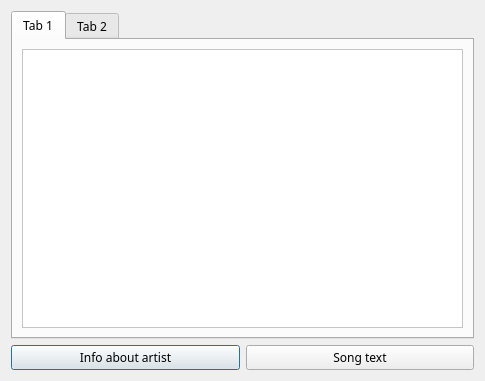
<?xml version="1.0" encoding="UTF-8"?>
<ui version="4.0">
 <class>SongDialog</class>
 <widget class="QDialog" name="SongDialog">
  <property name="geometry">
   <rect>
    <x>0</x>
    <y>0</y>
    <width>485</width>
    <height>381</height>
   </rect>
  </property>
  <property name="font">
   <font>
    <family>Quartz MS</family>
   </font>
  </property>
  <property name="windowTitle">
   <string>Informacje</string>
  </property>
  <property name="windowOpacity">
   <double>0.900000000000000</double>
  </property>
  <layout class="QGridLayout" name="gridLayout">
   <item row="0" column="0">
    <widget class="QTabWidget" name="tabWidget">
     <property name="currentIndex">
      <number>0</number>
     </property>
     <widget class="QWidget" name="tab">
      <attribute name="title">
       <string>Tab 1</string>
      </attribute>
      <layout class="QGridLayout" name="gridLayout_2">
       <item row="0" column="0">
        <widget class="QListWidget" name="listWidget">
         <property name="palette">
          <palette>
           <active>
            <colorrole role="WindowText">
             <brush brushstyle="SolidPattern">
              <color alpha="255">
               <red>0</red>
               <green>0</green>
               <blue>0</blue>
              </color>
             </brush>
            </colorrole>
            <colorrole role="Button">
             <brush brushstyle="SolidPattern">
              <color alpha="255">
               <red>255</red>
               <green>255</green>
               <blue>255</blue>
              </color>
             </brush>
            </colorrole>
            <colorrole role="Light">
             <brush brushstyle="SolidPattern">
              <color alpha="255">
               <red>255</red>
               <green>255</green>
               <blue>255</blue>
              </color>
             </brush>
            </colorrole>
            <colorrole role="Midlight">
             <brush brushstyle="SolidPattern">
              <color alpha="255">
               <red>255</red>
               <green>255</green>
               <blue>255</blue>
              </color>
             </brush>
            </colorrole>
            <colorrole role="Dark">
             <brush brushstyle="SolidPattern">
              <color alpha="255">
               <red>127</red>
               <green>127</green>
               <blue>127</blue>
              </color>
             </brush>
            </colorrole>
            <colorrole role="Mid">
             <brush brushstyle="SolidPattern">
              <color alpha="255">
               <red>170</red>
               <green>170</green>
               <blue>170</blue>
              </color>
             </brush>
            </colorrole>
            <colorrole role="Text">
             <brush brushstyle="SolidPattern">
              <color alpha="255">
               <red>0</red>
               <green>0</green>
               <blue>0</blue>
              </color>
             </brush>
            </colorrole>
            <colorrole role="BrightText">
             <brush brushstyle="SolidPattern">
              <color alpha="255">
               <red>255</red>
               <green>255</green>
               <blue>255</blue>
              </color>
             </brush>
            </colorrole>
            <colorrole role="ButtonText">
             <brush brushstyle="SolidPattern">
              <color alpha="255">
               <red>0</red>
               <green>0</green>
               <blue>0</blue>
              </color>
             </brush>
            </colorrole>
            <colorrole role="Base">
             <brush brushstyle="SolidPattern">
              <color alpha="255">
               <red>255</red>
               <green>255</green>
               <blue>255</blue>
              </color>
             </brush>
            </colorrole>
            <colorrole role="Window">
             <brush brushstyle="SolidPattern">
              <color alpha="255">
               <red>255</red>
               <green>255</green>
               <blue>255</blue>
              </color>
             </brush>
            </colorrole>
            <colorrole role="Shadow">
             <brush brushstyle="SolidPattern">
              <color alpha="255">
               <red>0</red>
               <green>0</green>
               <blue>0</blue>
              </color>
             </brush>
            </colorrole>
            <colorrole role="AlternateBase">
             <brush brushstyle="SolidPattern">
              <color alpha="255">
               <red>255</red>
               <green>255</green>
               <blue>255</blue>
              </color>
             </brush>
            </colorrole>
            <colorrole role="ToolTipBase">
             <brush brushstyle="SolidPattern">
              <color alpha="255">
               <red>255</red>
               <green>255</green>
               <blue>220</blue>
              </color>
             </brush>
            </colorrole>
            <colorrole role="ToolTipText">
             <brush brushstyle="SolidPattern">
              <color alpha="255">
               <red>0</red>
               <green>0</green>
               <blue>0</blue>
              </color>
             </brush>
            </colorrole>
           </active>
           <inactive>
            <colorrole role="WindowText">
             <brush brushstyle="SolidPattern">
              <color alpha="255">
               <red>0</red>
               <green>0</green>
               <blue>0</blue>
              </color>
             </brush>
            </colorrole>
            <colorrole role="Button">
             <brush brushstyle="SolidPattern">
              <color alpha="255">
               <red>255</red>
               <green>255</green>
               <blue>255</blue>
              </color>
             </brush>
            </colorrole>
            <colorrole role="Light">
             <brush brushstyle="SolidPattern">
              <color alpha="255">
               <red>255</red>
               <green>255</green>
               <blue>255</blue>
              </color>
             </brush>
            </colorrole>
            <colorrole role="Midlight">
             <brush brushstyle="SolidPattern">
              <color alpha="255">
               <red>255</red>
               <green>255</green>
               <blue>255</blue>
              </color>
             </brush>
            </colorrole>
            <colorrole role="Dark">
             <brush brushstyle="SolidPattern">
              <color alpha="255">
               <red>127</red>
               <green>127</green>
               <blue>127</blue>
              </color>
             </brush>
            </colorrole>
            <colorrole role="Mid">
             <brush brushstyle="SolidPattern">
              <color alpha="255">
               <red>170</red>
               <green>170</green>
               <blue>170</blue>
              </color>
             </brush>
            </colorrole>
            <colorrole role="Text">
             <brush brushstyle="SolidPattern">
              <color alpha="255">
               <red>0</red>
               <green>0</green>
               <blue>0</blue>
              </color>
             </brush>
            </colorrole>
            <colorrole role="BrightText">
             <brush brushstyle="SolidPattern">
              <color alpha="255">
               <red>255</red>
               <green>255</green>
               <blue>255</blue>
              </color>
             </brush>
            </colorrole>
            <colorrole role="ButtonText">
             <brush brushstyle="SolidPattern">
              <color alpha="255">
               <red>0</red>
               <green>0</green>
               <blue>0</blue>
              </color>
             </brush>
            </colorrole>
            <colorrole role="Base">
             <brush brushstyle="SolidPattern">
              <color alpha="255">
               <red>255</red>
               <green>255</green>
               <blue>255</blue>
              </color>
             </brush>
            </colorrole>
            <colorrole role="Window">
             <brush brushstyle="SolidPattern">
              <color alpha="255">
               <red>255</red>
               <green>255</green>
               <blue>255</blue>
              </color>
             </brush>
            </colorrole>
            <colorrole role="Shadow">
             <brush brushstyle="SolidPattern">
              <color alpha="255">
               <red>0</red>
               <green>0</green>
               <blue>0</blue>
              </color>
             </brush>
            </colorrole>
            <colorrole role="AlternateBase">
             <brush brushstyle="SolidPattern">
              <color alpha="255">
               <red>255</red>
               <green>255</green>
               <blue>255</blue>
              </color>
             </brush>
            </colorrole>
            <colorrole role="ToolTipBase">
             <brush brushstyle="SolidPattern">
              <color alpha="255">
               <red>255</red>
               <green>255</green>
               <blue>220</blue>
              </color>
             </brush>
            </colorrole>
            <colorrole role="ToolTipText">
             <brush brushstyle="SolidPattern">
              <color alpha="255">
               <red>0</red>
               <green>0</green>
               <blue>0</blue>
              </color>
             </brush>
            </colorrole>
           </inactive>
           <disabled>
            <colorrole role="WindowText">
             <brush brushstyle="SolidPattern">
              <color alpha="255">
               <red>127</red>
               <green>127</green>
               <blue>127</blue>
              </color>
             </brush>
            </colorrole>
            <colorrole role="Button">
             <brush brushstyle="SolidPattern">
              <color alpha="255">
               <red>255</red>
               <green>255</green>
               <blue>255</blue>
              </color>
             </brush>
            </colorrole>
            <colorrole role="Light">
             <brush brushstyle="SolidPattern">
              <color alpha="255">
               <red>255</red>
               <green>255</green>
               <blue>255</blue>
              </color>
             </brush>
            </colorrole>
            <colorrole role="Midlight">
             <brush brushstyle="SolidPattern">
              <color alpha="255">
               <red>255</red>
               <green>255</green>
               <blue>255</blue>
              </color>
             </brush>
            </colorrole>
            <colorrole role="Dark">
             <brush brushstyle="SolidPattern">
              <color alpha="255">
               <red>127</red>
               <green>127</green>
               <blue>127</blue>
              </color>
             </brush>
            </colorrole>
            <colorrole role="Mid">
             <brush brushstyle="SolidPattern">
              <color alpha="255">
               <red>170</red>
               <green>170</green>
               <blue>170</blue>
              </color>
             </brush>
            </colorrole>
            <colorrole role="Text">
             <brush brushstyle="SolidPattern">
              <color alpha="255">
               <red>127</red>
               <green>127</green>
               <blue>127</blue>
              </color>
             </brush>
            </colorrole>
            <colorrole role="BrightText">
             <brush brushstyle="SolidPattern">
              <color alpha="255">
               <red>255</red>
               <green>255</green>
               <blue>255</blue>
              </color>
             </brush>
            </colorrole>
            <colorrole role="ButtonText">
             <brush brushstyle="SolidPattern">
              <color alpha="255">
               <red>127</red>
               <green>127</green>
               <blue>127</blue>
              </color>
             </brush>
            </colorrole>
            <colorrole role="Base">
             <brush brushstyle="SolidPattern">
              <color alpha="255">
               <red>255</red>
               <green>255</green>
               <blue>255</blue>
              </color>
             </brush>
            </colorrole>
            <colorrole role="Window">
             <brush brushstyle="SolidPattern">
              <color alpha="255">
               <red>255</red>
               <green>255</green>
               <blue>255</blue>
              </color>
             </brush>
            </colorrole>
            <colorrole role="Shadow">
             <brush brushstyle="SolidPattern">
              <color alpha="255">
               <red>0</red>
               <green>0</green>
               <blue>0</blue>
              </color>
             </brush>
            </colorrole>
            <colorrole role="AlternateBase">
             <brush brushstyle="SolidPattern">
              <color alpha="255">
               <red>255</red>
               <green>255</green>
               <blue>255</blue>
              </color>
             </brush>
            </colorrole>
            <colorrole role="ToolTipBase">
             <brush brushstyle="SolidPattern">
              <color alpha="255">
               <red>255</red>
               <green>255</green>
               <blue>220</blue>
              </color>
             </brush>
            </colorrole>
            <colorrole role="ToolTipText">
             <brush brushstyle="SolidPattern">
              <color alpha="255">
               <red>0</red>
               <green>0</green>
               <blue>0</blue>
              </color>
             </brush>
            </colorrole>
           </disabled>
          </palette>
         </property>
         <property name="acceptDrops">
          <bool>false</bool>
         </property>
        </widget>
       </item>
      </layout>
     </widget>
     <widget class="QWidget" name="tab_2">
      <attribute name="title">
       <string>Tab 2</string>
      </attribute>
      <layout class="QGridLayout" name="gridLayout_3">
       <item row="0" column="0">
        <widget class="QListWidget" name="listWidget_2">
         <property name="palette">
          <palette>
           <active>
            <colorrole role="WindowText">
             <brush brushstyle="SolidPattern">
              <color alpha="255">
               <red>0</red>
               <green>0</green>
               <blue>0</blue>
              </color>
             </brush>
            </colorrole>
            <colorrole role="Button">
             <brush brushstyle="SolidPattern">
              <color alpha="255">
               <red>255</red>
               <green>255</green>
               <blue>255</blue>
              </color>
             </brush>
            </colorrole>
            <colorrole role="Light">
             <brush brushstyle="SolidPattern">
              <color alpha="255">
               <red>255</red>
               <green>255</green>
               <blue>255</blue>
              </color>
             </brush>
            </colorrole>
            <colorrole role="Midlight">
             <brush brushstyle="SolidPattern">
              <color alpha="255">
               <red>255</red>
               <green>255</green>
               <blue>255</blue>
              </color>
             </brush>
            </colorrole>
            <colorrole role="Dark">
             <brush brushstyle="SolidPattern">
              <color alpha="255">
               <red>127</red>
               <green>127</green>
               <blue>127</blue>
              </color>
             </brush>
            </colorrole>
            <colorrole role="Mid">
             <brush brushstyle="SolidPattern">
              <color alpha="255">
               <red>170</red>
               <green>170</green>
               <blue>170</blue>
              </color>
             </brush>
            </colorrole>
            <colorrole role="Text">
             <brush brushstyle="SolidPattern">
              <color alpha="255">
               <red>0</red>
               <green>0</green>
               <blue>0</blue>
              </color>
             </brush>
            </colorrole>
            <colorrole role="BrightText">
             <brush brushstyle="SolidPattern">
              <color alpha="255">
               <red>255</red>
               <green>255</green>
               <blue>255</blue>
              </color>
             </brush>
            </colorrole>
            <colorrole role="ButtonText">
             <brush brushstyle="SolidPattern">
              <color alpha="255">
               <red>0</red>
               <green>0</green>
               <blue>0</blue>
              </color>
             </brush>
            </colorrole>
            <colorrole role="Base">
             <brush brushstyle="SolidPattern">
              <color alpha="255">
               <red>255</red>
               <green>255</green>
               <blue>255</blue>
              </color>
             </brush>
            </colorrole>
            <colorrole role="Window">
             <brush brushstyle="SolidPattern">
              <color alpha="255">
               <red>255</red>
               <green>255</green>
               <blue>255</blue>
              </color>
             </brush>
            </colorrole>
            <colorrole role="Shadow">
             <brush brushstyle="SolidPattern">
              <color alpha="255">
               <red>0</red>
               <green>0</green>
               <blue>0</blue>
              </color>
             </brush>
            </colorrole>
            <colorrole role="AlternateBase">
             <brush brushstyle="SolidPattern">
              <color alpha="255">
               <red>255</red>
               <green>255</green>
               <blue>255</blue>
              </color>
             </brush>
            </colorrole>
            <colorrole role="ToolTipBase">
             <brush brushstyle="SolidPattern">
              <color alpha="255">
               <red>255</red>
               <green>255</green>
               <blue>220</blue>
              </color>
             </brush>
            </colorrole>
            <colorrole role="ToolTipText">
             <brush brushstyle="SolidPattern">
              <color alpha="255">
               <red>0</red>
               <green>0</green>
               <blue>0</blue>
              </color>
             </brush>
            </colorrole>
           </active>
           <inactive>
            <colorrole role="WindowText">
             <brush brushstyle="SolidPattern">
              <color alpha="255">
               <red>0</red>
               <green>0</green>
               <blue>0</blue>
              </color>
             </brush>
            </colorrole>
            <colorrole role="Button">
             <brush brushstyle="SolidPattern">
              <color alpha="255">
               <red>255</red>
               <green>255</green>
               <blue>255</blue>
              </color>
             </brush>
            </colorrole>
            <colorrole role="Light">
             <brush brushstyle="SolidPattern">
              <color alpha="255">
               <red>255</red>
               <green>255</green>
               <blue>255</blue>
              </color>
             </brush>
            </colorrole>
            <colorrole role="Midlight">
             <brush brushstyle="SolidPattern">
              <color alpha="255">
               <red>255</red>
               <green>255</green>
               <blue>255</blue>
              </color>
             </brush>
            </colorrole>
            <colorrole role="Dark">
             <brush brushstyle="SolidPattern">
              <color alpha="255">
               <red>127</red>
               <green>127</green>
               <blue>127</blue>
              </color>
             </brush>
            </colorrole>
            <colorrole role="Mid">
             <brush brushstyle="SolidPattern">
              <color alpha="255">
               <red>170</red>
               <green>170</green>
               <blue>170</blue>
              </color>
             </brush>
            </colorrole>
            <colorrole role="Text">
             <brush brushstyle="SolidPattern">
              <color alpha="255">
               <red>0</red>
               <green>0</green>
               <blue>0</blue>
              </color>
             </brush>
            </colorrole>
            <colorrole role="BrightText">
             <brush brushstyle="SolidPattern">
              <color alpha="255">
               <red>255</red>
               <green>255</green>
               <blue>255</blue>
              </color>
             </brush>
            </colorrole>
            <colorrole role="ButtonText">
             <brush brushstyle="SolidPattern">
              <color alpha="255">
               <red>0</red>
               <green>0</green>
               <blue>0</blue>
              </color>
             </brush>
            </colorrole>
            <colorrole role="Base">
             <brush brushstyle="SolidPattern">
              <color alpha="255">
               <red>255</red>
               <green>255</green>
               <blue>255</blue>
              </color>
             </brush>
            </colorrole>
            <colorrole role="Window">
             <brush brushstyle="SolidPattern">
              <color alpha="255">
               <red>255</red>
               <green>255</green>
               <blue>255</blue>
              </color>
             </brush>
            </colorrole>
            <colorrole role="Shadow">
             <brush brushstyle="SolidPattern">
              <color alpha="255">
               <red>0</red>
               <green>0</green>
               <blue>0</blue>
              </color>
             </brush>
            </colorrole>
            <colorrole role="AlternateBase">
             <brush brushstyle="SolidPattern">
              <color alpha="255">
               <red>255</red>
               <green>255</green>
               <blue>255</blue>
              </color>
             </brush>
            </colorrole>
            <colorrole role="ToolTipBase">
             <brush brushstyle="SolidPattern">
              <color alpha="255">
               <red>255</red>
               <green>255</green>
               <blue>220</blue>
              </color>
             </brush>
            </colorrole>
            <colorrole role="ToolTipText">
             <brush brushstyle="SolidPattern">
              <color alpha="255">
               <red>0</red>
               <green>0</green>
               <blue>0</blue>
              </color>
             </brush>
            </colorrole>
           </inactive>
           <disabled>
            <colorrole role="WindowText">
             <brush brushstyle="SolidPattern">
              <color alpha="255">
               <red>127</red>
               <green>127</green>
               <blue>127</blue>
              </color>
             </brush>
            </colorrole>
            <colorrole role="Button">
             <brush brushstyle="SolidPattern">
              <color alpha="255">
               <red>255</red>
               <green>255</green>
               <blue>255</blue>
              </color>
             </brush>
            </colorrole>
            <colorrole role="Light">
             <brush brushstyle="SolidPattern">
              <color alpha="255">
               <red>255</red>
               <green>255</green>
               <blue>255</blue>
              </color>
             </brush>
            </colorrole>
            <colorrole role="Midlight">
             <brush brushstyle="SolidPattern">
              <color alpha="255">
               <red>255</red>
               <green>255</green>
               <blue>255</blue>
              </color>
             </brush>
            </colorrole>
            <colorrole role="Dark">
             <brush brushstyle="SolidPattern">
              <color alpha="255">
               <red>127</red>
               <green>127</green>
               <blue>127</blue>
              </color>
             </brush>
            </colorrole>
            <colorrole role="Mid">
             <brush brushstyle="SolidPattern">
              <color alpha="255">
               <red>170</red>
               <green>170</green>
               <blue>170</blue>
              </color>
             </brush>
            </colorrole>
            <colorrole role="Text">
             <brush brushstyle="SolidPattern">
              <color alpha="255">
               <red>127</red>
               <green>127</green>
               <blue>127</blue>
              </color>
             </brush>
            </colorrole>
            <colorrole role="BrightText">
             <brush brushstyle="SolidPattern">
              <color alpha="255">
               <red>255</red>
               <green>255</green>
               <blue>255</blue>
              </color>
             </brush>
            </colorrole>
            <colorrole role="ButtonText">
             <brush brushstyle="SolidPattern">
              <color alpha="255">
               <red>127</red>
               <green>127</green>
               <blue>127</blue>
              </color>
             </brush>
            </colorrole>
            <colorrole role="Base">
             <brush brushstyle="SolidPattern">
              <color alpha="255">
               <red>255</red>
               <green>255</green>
               <blue>255</blue>
              </color>
             </brush>
            </colorrole>
            <colorrole role="Window">
             <brush brushstyle="SolidPattern">
              <color alpha="255">
               <red>255</red>
               <green>255</green>
               <blue>255</blue>
              </color>
             </brush>
            </colorrole>
            <colorrole role="Shadow">
             <brush brushstyle="SolidPattern">
              <color alpha="255">
               <red>0</red>
               <green>0</green>
               <blue>0</blue>
              </color>
             </brush>
            </colorrole>
            <colorrole role="AlternateBase">
             <brush brushstyle="SolidPattern">
              <color alpha="255">
               <red>255</red>
               <green>255</green>
               <blue>255</blue>
              </color>
             </brush>
            </colorrole>
            <colorrole role="ToolTipBase">
             <brush brushstyle="SolidPattern">
              <color alpha="255">
               <red>255</red>
               <green>255</green>
               <blue>220</blue>
              </color>
             </brush>
            </colorrole>
            <colorrole role="ToolTipText">
             <brush brushstyle="SolidPattern">
              <color alpha="255">
               <red>0</red>
               <green>0</green>
               <blue>0</blue>
              </color>
             </brush>
            </colorrole>
           </disabled>
          </palette>
         </property>
        </widget>
       </item>
      </layout>
     </widget>
    </widget>
   </item>
   <item row="1" column="0">
    <layout class="QHBoxLayout" name="horizontalLayout">
     <item>
      <widget class="QPushButton" name="pushButton">
       <property name="text">
        <string>Info about artist</string>
       </property>
      </widget>
     </item>
     <item>
      <widget class="QPushButton" name="pushButton_2">
       <property name="text">
        <string>Song text</string>
       </property>
      </widget>
     </item>
    </layout>
   </item>
  </layout>
 </widget>
 <resources/>
 <connections/>
</ui>
